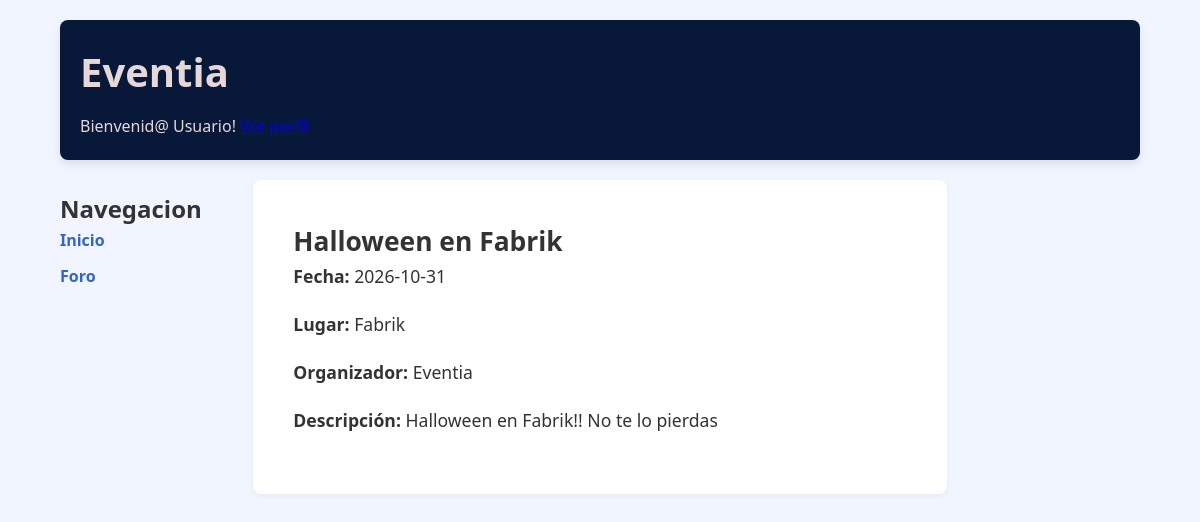
/Practica2/evento.php?id=3 (signed in), run on the app's committed database.
### tables this page shows
CREATE TABLE `eventos` (
  `id` int(11) NOT NULL,
  `nombre` varchar(255) NOT NULL,
  `descripcion` text DEFAULT NULL,
  `fecha_inicio` date NOT NULL,
  `fecha_fin` date DEFAULT NULL,
  `lugar` varchar(255) DEFAULT NULL,
  `organizador` varchar(100) DEFAULT NULL
);

### Practica2/evento.php (the view, shortened to what this page needs)
<?php
    function mostrarInfoEvento() {
        include("conexion_bd.php");
        $id_evento = $_GET['id'];
        $stmt = $conexion->prepare("SELECT * FROM eventos WHERE id = ?");
        $stmt->bind_param("i", $id_evento);
        $stmt->execute();
        $resultado = $stmt->get_result();
        if ($evento = $resultado->fetch_assoc()) {
            echo "<h2>" . htmlspecialchars($evento['nombre']) . "</h2>";
            echo "<p><strong>Fecha:</strong> " . $evento['fecha_inicio'] .
                (!empty($evento['fecha_fin']) ? " al " . $evento['fecha_fin'] : "") . "</p>";
            echo !empty($evento['lugar']) ? "<p><strong>Lugar:</strong> " . htmlspecialchars($evento['lugar']) . "</p>" : "";
            echo !empty($evento['organizador']) ? "<p><strong>Organizador:</strong> " . htmlspecialchars($evento['organizador']) . "</p>" : "";
            echo !empty($evento['descripcion']) ? "<p><strong>Descripción:</strong> " . htmlspecialchars($evento['descripcion']) . "</p>" : "";
        }
    }
?>
<!DOCTYPE html>
<html lang = 'es'>
<head>
    <link id="estilo" rel="stylesheet" type="text/css" href="CSS/estilo.css"/>
</head>
<body>
    <div id="contenedor">
    <?php require("includes/vistas/comun/cabecera.php"); ?>
    <?php require("includes/vistas/comun/sidebarIzq.php"); ?>
    <main>
        <?php mostrarInfoEvento() ?>
    </main>
    <?php require("includes/vistas/comun/sidebarDer.php"); ?>
</body>
</html>

### Practica2/CSS/estilo.css (style rules this page uses)
* { margin: 0; padding: 0; box-sizing: border-box; }
body { font-family: 'Segoe UI', Tahoma, Geneva, Verdana, sans-serif; background-color: #f0f5ff; color: #333; line-height: 1.6; }
#contenedor { width: 90%; max-width: 1200px; margin: 0 auto; display: grid; grid-template-columns: 1fr 4fr 1fr; grid-template-areas: "cabecera cabecera cabecera" "izquierda main derecha" "pie pie pie"; gap: 20px; padding: 20px 0; }
main { grid-area: main; background-color: white; padding: 40px; border-radius: 8px; box-shadow: 0 2px 5px rgba(0, 0, 0, 0.05); font-size: 1.1em; }
main p { margin-bottom: 20px; text-align: justify; }

### data on the page
eventos: nombre "Halloween en Fabrik", fecha_inicio "2026-10-31", lugar "Fabrik", organizador "Eventia", descripcion "Halloween en Fabrik!! No te lo pierdas"

### other printed values
$_SESSION["usuario_nombre"] "Usuario"
